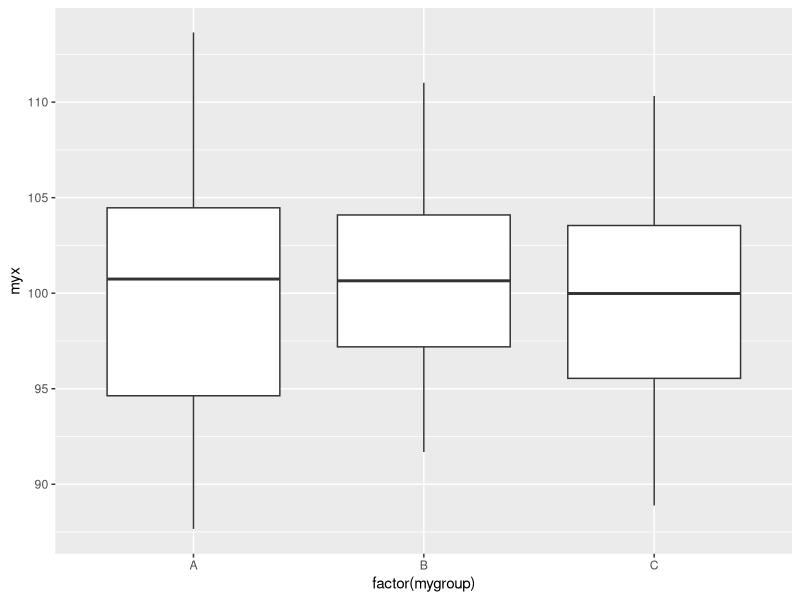
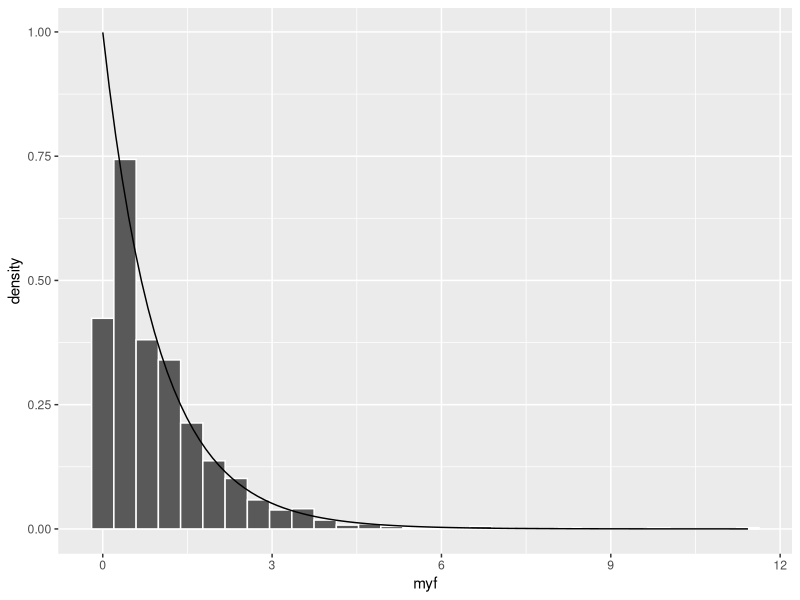
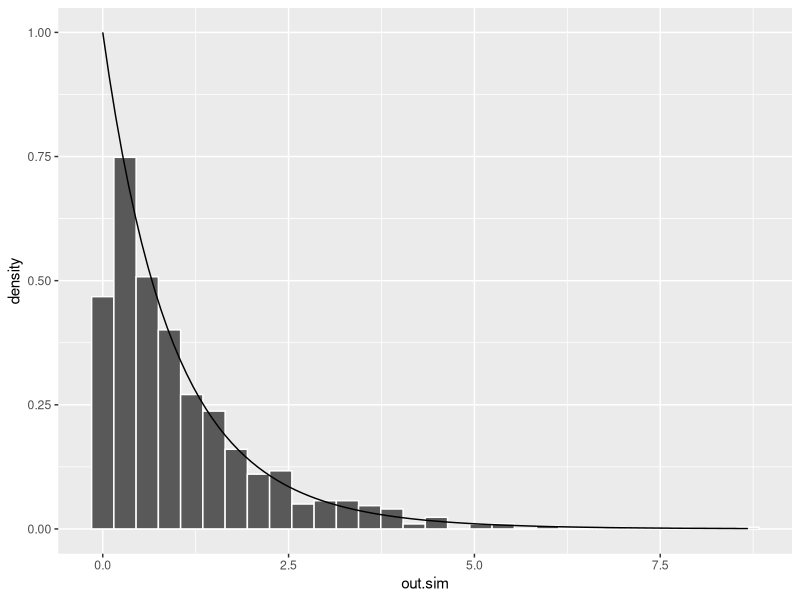
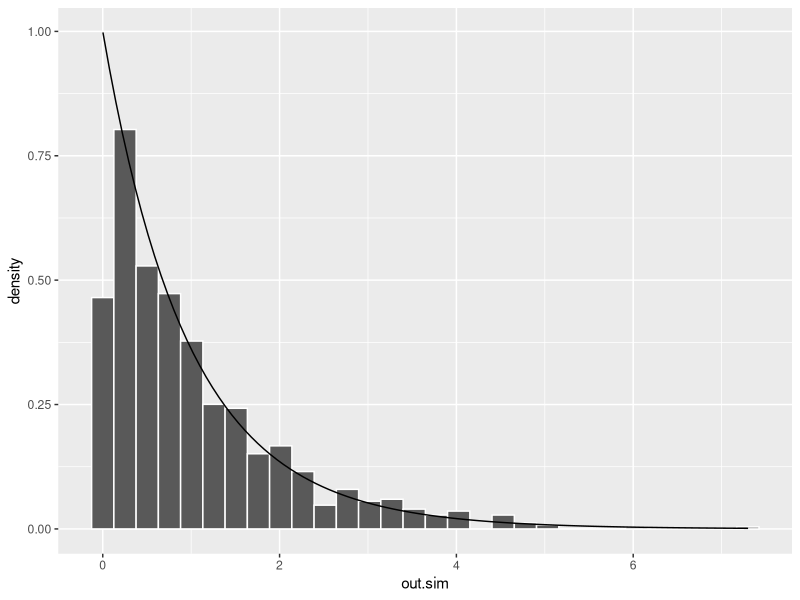
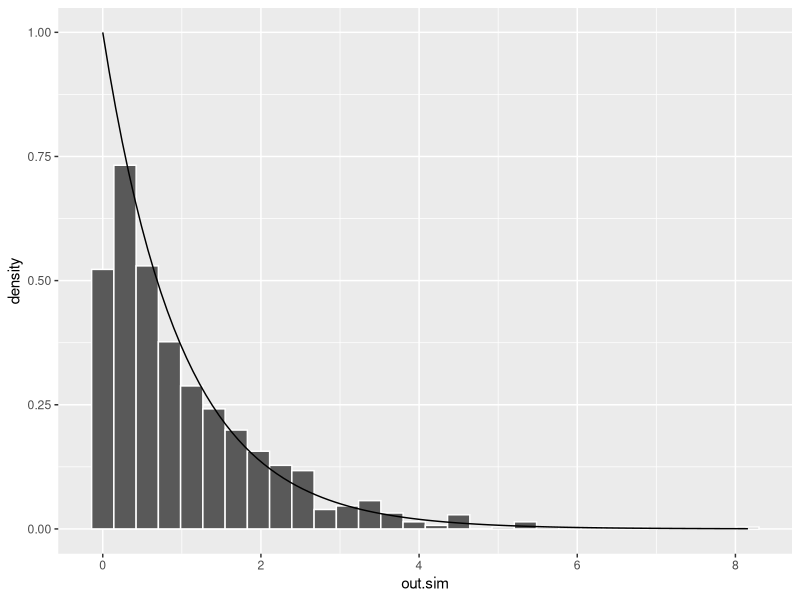
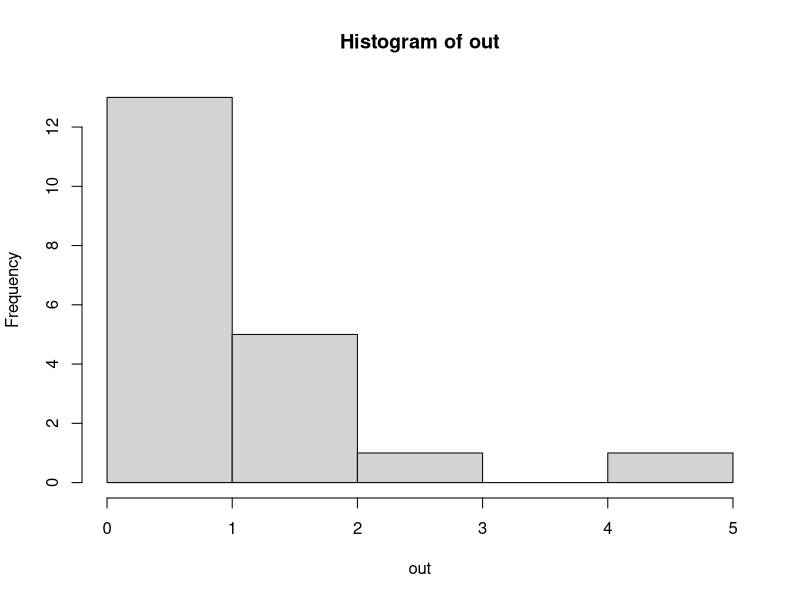
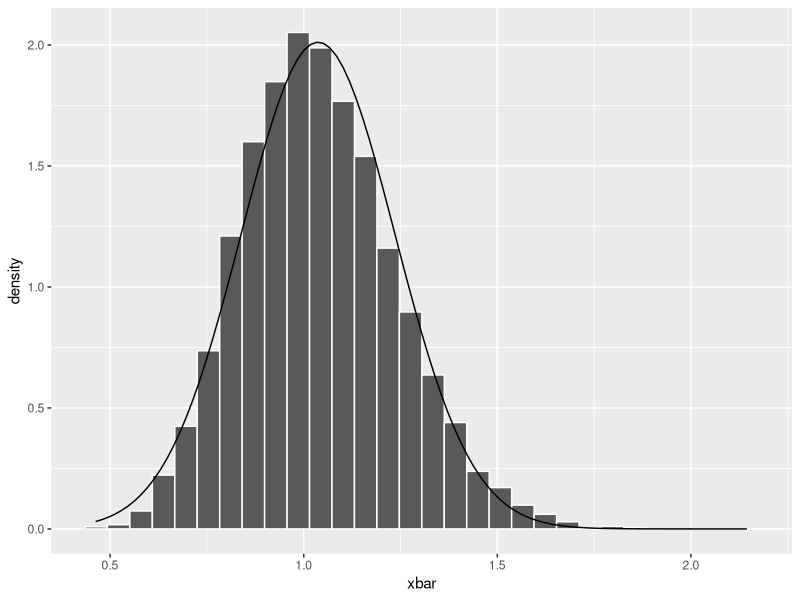
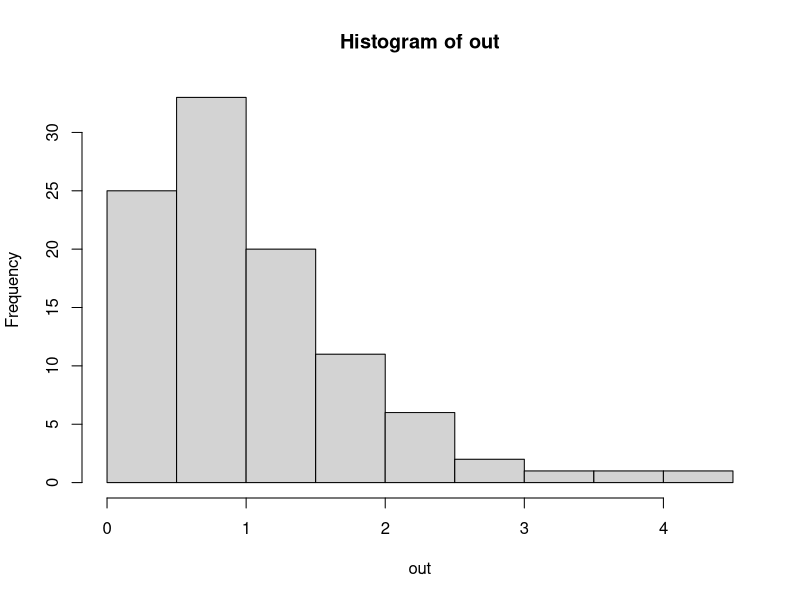

Write the R code that produced these figures, in order.
# Day 32 - 4/21/2025
# Notes 15 - Activity Review
# Notes 16
# Note: See Code to Copy file!

library(tidyverse)

#-------------------------------------------------------

# Notes 15 - Activity 1

#1
x1 <- rnorm(30, 100, 5)
x2 <- rnorm(20, 100, 5)
x3 <- rnorm(45, 100, 5)

#2
library(tidyverse)
mydata <- data.frame(myx = c(x1,x2,x3),mygroup = c(rep("A",30),rep("B",20),rep("C",45)))
ggplot(mydata,aes(x=factor(mygroup),y=myx)) + geom_boxplot()

group_by(mydata,mygroup) %>% summarize(mean(myx),sd(myx))

#5
out <- summary(aov(myx ~ mygroup, data=mydata))
out

#8
summary(aov(myx ~ mygroup, data=mydata))[[1]][4]$`F value`[1]
# Note: You don't want to use the same myx and mygroup each time
# so update the code in your for() loop or replicate()
# so that these values are generated fresh each time!

myf <- NULL
for(i in 1:1000){
  x1 <- rnorm(30, 100, 5)
  x2 <- rnorm(20, 100, 5)
  x3 <- rnorm(45, 100, 5)
  mydata <- data.frame(myx = c(x1,x2,x3),mygroup = c(rep("A",30),rep("B",20),rep("C",45)))
  myf[i] <- summary(aov(myx ~ mygroup, data=mydata))[[1]][4]$`F value`[1]
}

myfdata <- data.frame(myf=myf)
ggplot(myfdata,aes(x=myf)) + geom_histogram(aes(y=after_stat(density)),color="white") +
  stat_function(fun=df,args=list(df1=2,df2=92))

#11
examplef <- out[[1]][4]$`F value`[1]
sum(myf >= examplef)/1000

1-pf(examplef,2,92)



#------------------------------------------------------
# Notes 15 - Activity 1 function!

fsim <- function(n1=30,n2=20,n3=45){
  out.sim <- replicate(1000,summary(aov(c(rnorm(n1, 100, 5),
                                          rnorm(n2, 100, 5),
                                          rnorm(n3, 100, 5)) ~ c(rep("A",n1),rep("B",n2),rep("C",n3))))[[1]][4]$`F value`[1])
  
  
  
  mydata2 <- data.frame(out.sim=out.sim)
  ggplot(mydata2,aes(x=out.sim)) +
    geom_histogram(aes(y=after_stat(density)),color="white") +
    stat_function(fun=df,args=list(3-1,n1+n2+n3-3))
  
}

fsim(10,10,10)
fsim(10,30,20)
fsim(50,50,50)

#------------------------------------------------------
# Notes 15 - Activity 1 function!

# Investigation #1
out <- rf(20,3,56)
mean(out)
sd(out)
hist(out)

#4
xbar <- replicate(10000,mean(rf(20,3,56)))
mydata <- data.frame(xbar)
ggplot(mydata,aes(x=xbar)) + geom_histogram(aes(y=after_stat(density)),
                                            color="white") +
  stat_function(fun=dnorm,args=list(1.037,0.887/sqrt(20)))

mean(xbar)
sd(xbar)
0.887/sqrt(20)


# Investigation #2
out <- rf(100,3,56)
mean(out)
sd(out)
hist(out)

#4
xbar <- replicate(10000,mean(rf(100,3,56)))
mydata <- data.frame(xbar)
ggplot(mydata,aes(x=xbar)) + geom_histogram(aes(y=after_stat(density)),
                                            color="white") +
  stat_function(fun=dnorm,args=list(1.037,0.887/sqrt(100))) + 
  labs(title="n=100")

mean(xbar)
sd(xbar)
0.887/sqrt(100)


# Investigation #3
# Do on your own!

# Investigation #4
out <- rf(7,3,56)
mean(out)
sd(out)
hist(out)

#4
xbar <- replicate(10000,mean(rf(7,3,56)))
mydata <- data.frame(xbar)
ggplot(mydata,aes(x=xbar)) + geom_histogram(aes(y=after_stat(density)),
                                            color="white") +
  stat_function(fun=dnorm,args=list(1.037,0.887/sqrt(7))) + 
  labs(title="n=100")

mean(xbar)
sd(xbar)
0.887/sqrt(7)
